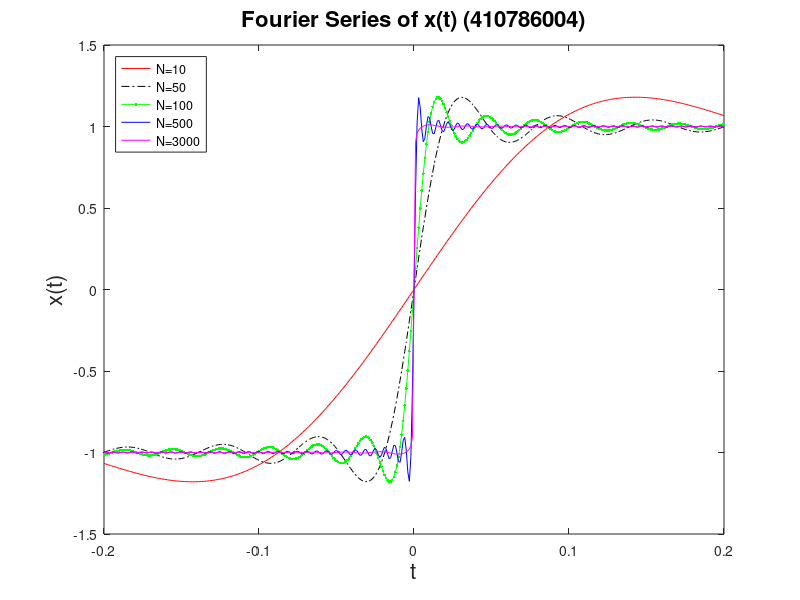

The MATLAB source for this figure:

%graphics_toolkit gnuplot;
clear all;
close all;


t=(-0.2:0.001:0.2);

s1 = zeros(size(t));
N1=10;
for n=0:N1
   s1 = s1 + sin((2*n+1)*t)/(2*n+1);
end
s1=s1*4/pi;


s2 = zeros(size(t));
N2=50;
for n=0:N2
   s2 = s2 + sin((2*n+1)*t)/(2*n+1);
end
s2=s2*4/pi;


s3 = zeros(size(t));
N3=100;
for n=0:N3
   s3 = s3 + sin((2*n+1)*t)/(2*n+1);
end
s3=s3*4/pi;
% add a line for the Fourier series of  N=100

s4 = zeros(size(t));
N4=500;
for n=0:N4
   s4 = s4 + sin((2*n+1)*t)/(2*n+1);
end
s4=s4*4/pi;

s5 = zeros(size(t));
N5=3000;
for n=0:N5
   s5 = s5 + sin((2*n+1)*t)/(2*n+1);
end
s5=s5*4/pi;

figure
% Modify the following lines to add a GREEN line for N3 
plot(t,s1,'r-',t,s2,'k-.',t,s3,'g.-',t,s4,'b-',t,s5,'m-'); 
xlabel('t','fontsize',16,'fontname','Helvetica');
ylabel('x(t)','fontsize',16,'fontname','Helvetica');
title('Fourier Series of x(t) (410786004)','fontsize',16,'fontname','Helvetica'); %<-- Fill your id

% Modify the following line to (1) show N3 in addition, and (2) change the location to top-left
legend(['N=',num2str(N1),'  ';'N=',num2str(N2),'  ';'N=',num2str(N3),' ';'N=',num2str(N4),' ';'N=',num2str(N5)],'location','northwest'); 

fname = 'prob_fourier_01(410786004).png';  %<-- Fill your id
print (fname, '-dpng'); 
